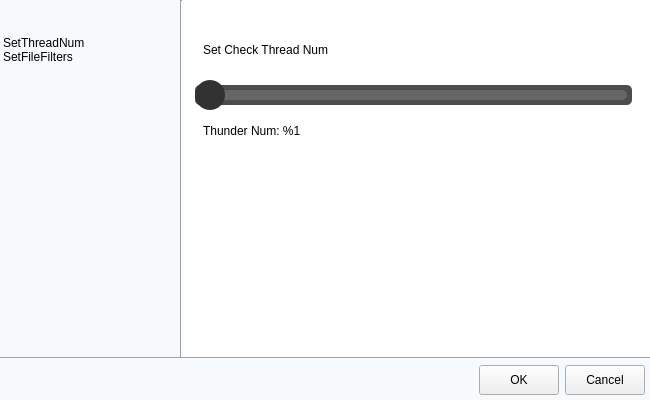
<?xml version="1.0" encoding="UTF-8"?>
<ui version="4.0">
 <class>Setting</class>
 <widget class="QDialog" name="Setting">
  <property name="geometry">
   <rect>
    <x>0</x>
    <y>0</y>
    <width>650</width>
    <height>400</height>
   </rect>
  </property>
  <property name="minimumSize">
   <size>
    <width>650</width>
    <height>400</height>
   </size>
  </property>
  <property name="windowTitle">
   <string>Dialog</string>
  </property>
  <property name="styleSheet">
   <string notr="true">QDialog#Setting , #listWidget
{
	background-color: rgb(247,250,253);
}
QStackedWidget#stackedWidget ,#pageSetThreadNum, #pageSetFileFilters, #frame_pBug
{
	background-color: rgb(255,255,255);
}
Line
{
	background-color: rgb(235,235,236);
}
QLabel#labelCheckType , #label_Warring
{
	color: rgb(255, 0, 0);
}

QSlider {
    padding: 2px;
    height: 40px;
}
QSlider::groove:horizontal 
{
    subcontrol-origin: content;
    background: rgb(76, 76, 76);
    height: 20px;
	border-radius: 5px;
}
QSlider::handle:horizontal 
{
    background-color: rgb(50, 50, 50);
    width: 30px;
    border-radius: 15px;
    margin: -5px 0;
}
QSlider::sub-page:horizontal
{
    background: #999;
    margin: 5px;
    border-radius: 5px;
}
QSlider::add-page:horizontal
{
    background: #666;
    margin: 5px;
    border-radius: 5px;
}

QScrollBar::vertical {
    width: 8px;
	border-color: rgb(217,217,217);
}

QScrollBar::handle:vertical {
    min-height: 8px;
    border-width: 4px 0px 4px 0px;
    border-image:url(:/img/image/ScrollBar/vertical-handle.png) 17 0 17 0 repeat repeat;
}

QScrollBar::sub-line:vertical {
    width: 0px;
    height: 0px;
}
QScrollBar::add-line:vertical {
    width: 0px;
    height: 0px;
}</string>
  </property>
  <layout class="QGridLayout" name="gridLayout_2">
   <property name="leftMargin">
    <number>0</number>
   </property>
   <property name="topMargin">
    <number>0</number>
   </property>
   <property name="rightMargin">
    <number>0</number>
   </property>
   <property name="bottomMargin">
    <number>0</number>
   </property>
   <property name="spacing">
    <number>0</number>
   </property>
   <item row="0" column="0">
    <layout class="QVBoxLayout" name="verticalLayout_4">
     <property name="spacing">
      <number>0</number>
     </property>
     <item>
      <layout class="QHBoxLayout" name="horizontalLayout" stretch="2,0,8">
       <property name="spacing">
        <number>0</number>
       </property>
       <item>
        <layout class="QVBoxLayout" name="verticalLayout" stretch="1,9">
         <property name="spacing">
          <number>0</number>
         </property>
         <item>
          <widget class="QLabel" name="labelTitle">
           <property name="text">
            <string/>
           </property>
           <property name="pixmap">
            <pixmap resource="../res/resource.qrc">:/img/image/Setting_new.png</pixmap>
           </property>
          </widget>
         </item>
         <item>
          <widget class="QListWidget" name="listWidget">
           <property name="minimumSize">
            <size>
             <width>180</width>
             <height>0</height>
            </size>
           </property>
           <property name="frameShape">
            <enum>QFrame::NoFrame</enum>
           </property>
           <property name="editTriggers">
            <set>QAbstractItemView::NoEditTriggers</set>
           </property>
           <property name="iconSize">
            <size>
             <width>24</width>
             <height>24</height>
            </size>
           </property>
           <item>
            <property name="text">
             <string>SetThreadNum</string>
            </property>
            <property name="icon">
             <iconset resource="../res/resource.qrc">
              <normaloff>:/img/image/settinghold.png</normaloff>:/img/image/settinghold.png</iconset>
            </property>
           </item>
           <item>
            <property name="text">
             <string>SetFileFilters</string>
            </property>
            <property name="icon">
             <iconset resource="../res/resource.qrc">
              <normaloff>:/img/image/FileFilters.png</normaloff>:/img/image/FileFilters.png</iconset>
            </property>
           </item>
          </widget>
         </item>
        </layout>
       </item>
       <item>
        <widget class="Line" name="line">
         <property name="orientation">
          <enum>Qt::Vertical</enum>
         </property>
        </widget>
       </item>
       <item>
        <widget class="QStackedWidget" name="stackedWidget">
         <property name="styleSheet">
          <string notr="true"/>
         </property>
         <widget class="QWidget" name="pageSetThreadNum">
          <widget class="QLabel" name="label">
           <property name="geometry">
            <rect>
             <x>20</x>
             <y>40</y>
             <width>131</width>
             <height>20</height>
            </rect>
           </property>
           <property name="text">
            <string>Set Check Thread Num</string>
           </property>
          </widget>
          <widget class="QSlider" name="horSlidThreadNum">
           <property name="geometry">
            <rect>
             <x>10</x>
             <y>70</y>
             <width>441</width>
             <height>51</height>
            </rect>
           </property>
           <property name="styleSheet">
            <string notr="true"/>
           </property>
           <property name="minimum">
            <number>1</number>
           </property>
           <property name="maximum">
            <number>4</number>
           </property>
           <property name="pageStep">
            <number>1</number>
           </property>
           <property name="value">
            <number>1</number>
           </property>
           <property name="orientation">
            <enum>Qt::Horizontal</enum>
           </property>
          </widget>
          <widget class="QLabel" name="label_ThreadNum">
           <property name="geometry">
            <rect>
             <x>20</x>
             <y>120</y>
             <width>101</width>
             <height>21</height>
            </rect>
           </property>
           <property name="text">
            <string>Thunder Num: %1</string>
           </property>
          </widget>
         </widget>
         <widget class="QWidget" name="pageSetFileFilters">
          <property name="maximumSize">
           <size>
            <width>16777215</width>
            <height>1505</height>
           </size>
          </property>
          <layout class="QGridLayout" name="gridLayout_3">
           <item row="0" column="0">
            <layout class="QVBoxLayout" name="verticalLayout_5" stretch="1,9">
             <property name="spacing">
              <number>0</number>
             </property>
             <item>
              <spacer name="verticalSpacer_2">
               <property name="orientation">
                <enum>Qt::Vertical</enum>
               </property>
               <property name="sizeHint" stdset="0">
                <size>
                 <width>20</width>
                 <height>20</height>
                </size>
               </property>
              </spacer>
             </item>
             <item>
              <layout class="QVBoxLayout" name="verticalLayout_3">
               <property name="spacing">
                <number>10</number>
               </property>
               <item>
                <layout class="QHBoxLayout" name="horizontalLayout_4">
                 <item>
                  <widget class="LineEditButtons" name="lineEdit">
                   <property name="minimumSize">
                    <size>
                     <width>0</width>
                     <height>28</height>
                    </size>
                   </property>
                   <property name="placeholderText">
                    <string>Find or join a custom file format</string>
                   </property>
                  </widget>
                 </item>
                 <item>
                  <widget class="QPushButton" name="pushButton">
                   <property name="text">
                    <string>Add</string>
                   </property>
                  </widget>
                 </item>
                 <item>
                  <widget class="QPushButton" name="pushButton_2">
                   <property name="text">
                    <string>Remove</string>
                   </property>
                  </widget>
                 </item>
                </layout>
               </item>
               <item>
                <widget class="QLabel" name="label_Warring">
                 <property name="text">
                  <string>Please directly enter the file format, such as ReadMe.md , then enter md .</string>
                 </property>
                </widget>
               </item>
               <item>
                <widget class="QListWidget" name="listWidget_2">
                 <item>
                  <property name="text">
                   <string>All Files ( *.* )</string>
                  </property>
                  <property name="checkState">
                   <enum>Unchecked</enum>
                  </property>
                 </item>
                 <item>
                  <property name="text">
                   <string>txt</string>
                  </property>
                  <property name="checkState">
                   <enum>Unchecked</enum>
                  </property>
                 </item>
                 <item>
                  <property name="text">
                   <string>doc</string>
                  </property>
                  <property name="checkState">
                   <enum>Unchecked</enum>
                  </property>
                 </item>
                 <item>
                  <property name="text">
                   <string>exe</string>
                  </property>
                  <property name="checkState">
                   <enum>Unchecked</enum>
                  </property>
                 </item>
                </widget>
               </item>
              </layout>
             </item>
            </layout>
           </item>
          </layout>
         </widget>
        </widget>
       </item>
      </layout>
     </item>
     <item>
      <layout class="QVBoxLayout" name="verticalLayout_2">
       <property name="spacing">
        <number>0</number>
       </property>
       <item>
        <widget class="Line" name="line_2">
         <property name="styleSheet">
          <string notr="true"/>
         </property>
         <property name="orientation">
          <enum>Qt::Horizontal</enum>
         </property>
        </widget>
       </item>
       <item>
        <widget class="QFrame" name="frame_pBut">
         <property name="lineWidth">
          <number>1</number>
         </property>
         <property name="midLineWidth">
          <number>0</number>
         </property>
         <layout class="QGridLayout" name="gridLayout">
          <property name="leftMargin">
           <number>0</number>
          </property>
          <property name="topMargin">
           <number>5</number>
          </property>
          <property name="rightMargin">
           <number>5</number>
          </property>
          <property name="bottomMargin">
           <number>5</number>
          </property>
          <property name="spacing">
           <number>0</number>
          </property>
          <item row="0" column="0">
           <layout class="QHBoxLayout" name="horizontalLayout_3" stretch="9,0,1">
            <item>
             <spacer name="horizontalSpacer">
              <property name="orientation">
               <enum>Qt::Horizontal</enum>
              </property>
              <property name="sizeHint" stdset="0">
               <size>
                <width>40</width>
                <height>20</height>
               </size>
              </property>
             </spacer>
            </item>
            <item>
             <widget class="QLabel" name="labelCheckType">
              <property name="enabled">
               <bool>true</bool>
              </property>
              <property name="text">
               <string/>
              </property>
             </widget>
            </item>
            <item>
             <layout class="QHBoxLayout" name="horizontalLayout_2">
              <property name="spacing">
               <number>6</number>
              </property>
              <item>
               <widget class="QPushButton" name="pButOK">
                <property name="minimumSize">
                 <size>
                  <width>0</width>
                  <height>30</height>
                 </size>
                </property>
                <property name="text">
                 <string>OK</string>
                </property>
               </widget>
              </item>
              <item>
               <widget class="QPushButton" name="pButCancel">
                <property name="minimumSize">
                 <size>
                  <width>0</width>
                  <height>30</height>
                 </size>
                </property>
                <property name="text">
                 <string>Cancel</string>
                </property>
               </widget>
              </item>
             </layout>
            </item>
           </layout>
          </item>
         </layout>
        </widget>
       </item>
      </layout>
     </item>
    </layout>
   </item>
  </layout>
 </widget>
 <customwidgets>
  <customwidget>
   <class>LineEditButtons</class>
   <extends>QLineEdit</extends>
   <header>main/lineeditbuttons.h</header>
  </customwidget>
 </customwidgets>
 <resources>
  <include location="../res/resource.qrc"/>
 </resources>
 <connections/>
</ui>
